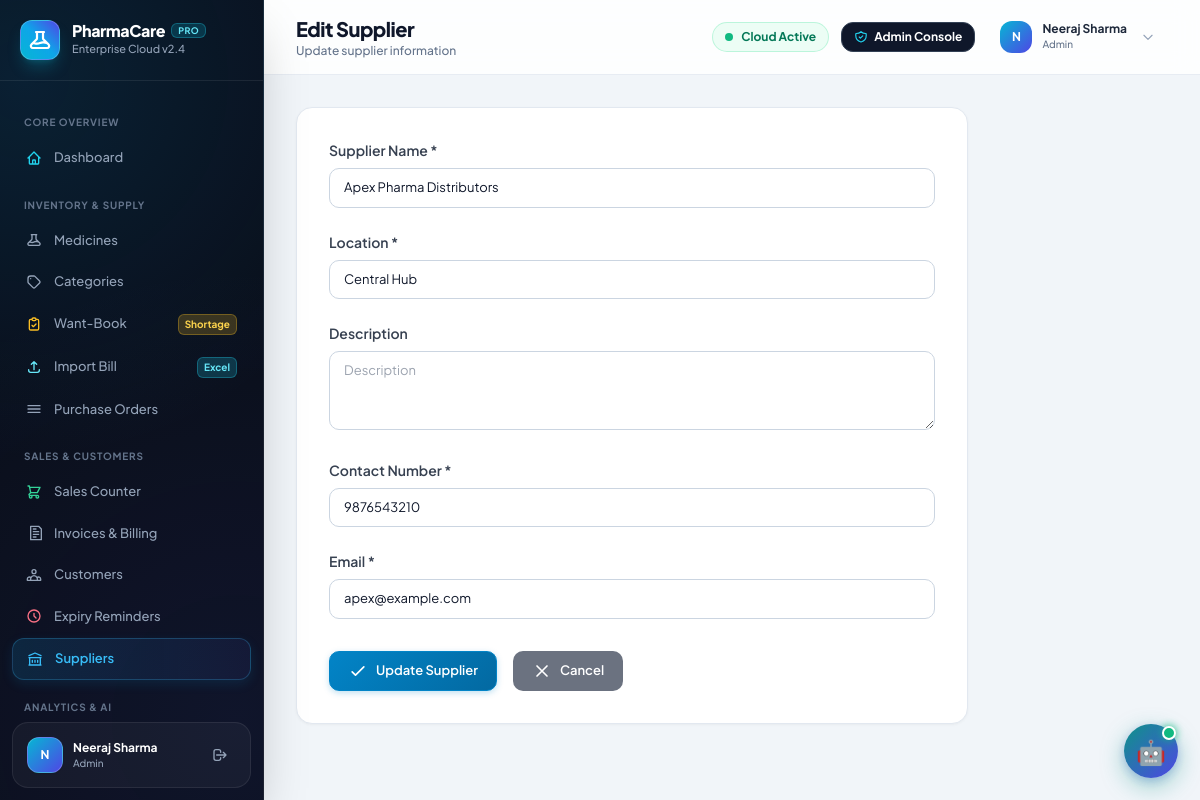
The page /supplier/17/edit/ (signed in) on the database its author committed.
### MediApp/models.py (models this page shows, shortened)
class User(AbstractUser):
    ROLE_CHOICES = [
        ('admin', 'Admin'),
        ('pharmacist', 'Pharmacist'),
        ('assistant', 'Assistant'),
    ]
    role = models.CharField(max_length=20, choices=ROLE_CHOICES, default='assistant')
    contact_number = models.CharField(max_length=15, blank=True)

class Supplier(models.Model):
    name = models.CharField(max_length=100)
    location = models.CharField(max_length=100)
    description = models.TextField(blank=True)
    contact_number = models.CharField(max_length=15)
    email = models.EmailField()
    created_by = models.ForeignKey(
        'User',
        on_delete=models.SET_NULL,
        null=True,
        blank=True,
        related_name='suppliers_created'
    )
    created_at = models.DateTimeField(default=timezone.now)
    updated_at = models.DateTimeField(auto_now=True)
    class Meta:
        ordering = ['-created_at']

### MediApp/views.py (the view)
# urls.py: path('supplier/<int:id>/edit/', views.edit_supplier, name='edit_supplier'),
@pharmacist_or_admin
def edit_supplier(request, id):
    supplier = get_object_or_404(owner_scope_queryset(request, Supplier.objects.all(), 'created_by'), id=id)
    if request.method == 'POST':
        form = SupplierForm(request.POST, instance=supplier)
        if form.is_valid():
            form.save()
            messages.success(request, f'Supplier "{supplier.name}" updated successfully!')
            return redirect('supplier_list')
    else:
        form = SupplierForm(instance=supplier)
    return render(request, 'supplier/edit_supplier.html', {
        'form': form,
        'supplier': supplier
    })

### MediApp/templates/supplier/edit_supplier.html (shortened to what this page needs)
{% extends 'base.html' %}
{% block page_title %}Edit Supplier{% endblock %}
{% block page_subtitle %}Update supplier information{% endblock %}
{% block content %}
<div class="max-w-2xl">
    <div class="card p-8">
        <form method="post">
            <div class="space-y-6">
                <div>
                    <label class="block text-sm font-semibold text-gray-700 mb-2">
                        Supplier Name *
                    </label>
                    {{ form.name }}
                </div>
                <div>
                    <label class="block text-sm font-semibold text-gray-700 mb-2">
                        Location *
                    </label>
                    {{ form.location }}
                </div>
                <div>
                    <label class="block text-sm font-semibold text-gray-700 mb-2">
                        Description
                    </label>
                    {{ form.description }}
                </div>
                <div>
                    <label class="block text-sm font-semibold text-gray-700 mb-2">
                        Contact Number *
                    </label>
                    {{ form.contact_number }}
                </div>
                <div>
                    <label class="block text-sm font-semibold text-gray-700 mb-2">
                        Email *
                    </label>
                    {{ form.email }}
                </div>
            </div>
            <div class="flex gap-4 mt-8">
                <button type="submit" class="btn btn-primary">
                    <svg class="w-5 h-5" fill="none" stroke="currentColor" viewBox="0 0 24 24">
                        <path stroke-linecap="round" stroke-linejoin="round" stroke-width="2" d="M5 13l4 4L19 7"/>
                    </svg>
                    Update Supplier
                </button>
                <a href="{% url 'supplier_list' %}" class="btn bg-gray-500 text-white hover:bg-gray-600">
                    <svg class="w-5 h-5" fill="none" stroke="currentColor" viewBox="0 0 24 24">
                        <path stroke-linecap="round" stroke-linejoin="round" stroke-width="2" d="M6 18L18 6M6 6l12 12"/>
                    </svg>
                    Cancel
                </a>
            </div>
        </form>
    </div>
</div>
{% endblock %}

### MediApp/templates/base.html (shortened to what this page needs)
<!DOCTYPE html>
<html lang="en">
<head>
    <script src="https://cdn.tailwindcss.com"></script>
</head>
<body>
    <aside class="sidebar shadow-2xl" id="sidebar">
        <div class="p-5 border-b border-white/[0.08] flex items-center justify-between">
            <div class="flex items-center gap-3">
                <div class="w-10 h-10 rounded-xl bg-gradient-to-tr from-cyan-500 via-sky-500 to-indigo-600 flex items-center justify-center text-white shadow-lg shadow-cyan-500/25 border border-white/20">
                </div>
                <div>
                    <h1 class="text-base font-extrabold text-white tracking-tight leading-none flex items-center gap-1.5">
                        PharmaCare
                        <span class="text-[9px] font-bold bg-cyan-500/20 text-cyan-300 border border-cyan-400/30 px-1.5 py-0.5 rounded-md uppercase tracking-wider">PRO</span>
                    </h1>
                    <p class="text-[11px] font-medium text-slate-400 mt-0.5">Enterprise Cloud v2.4</p>
                </div>
            </div>
        </div>
        <nav class="flex-1 py-4 overflow-y-auto">
            <div class="nav-section-title">Core Overview</div>
            <a href="{% url 'dashboard' %}"
                class="nav-link {% if request.resolver_match.url_name == 'dashboard' %}active{% endif %}"
                onclick="closeSidebarOnMobile()">
                <svg class="w-4 h-4 text-cyan-400" fill="none" stroke="currentColor" viewBox="0 0 24 24">
                    <path stroke-linecap="round" stroke-linejoin="round" stroke-width="2"
                        d="M3 12l2-2m0 0l7-7 7 7M5 10v10a1 1 0 001 1h3m10-11l2 2m-2-2v10a1 1 0 01-1 1h-3m-6 0a1 1 0 001-1v-4a1 1 0 011-1h2a1 1 0 011 1v4a1 1 0 001 1m-6 0h6" />
                </svg>
                <span>Dashboard</span>
            </a>
            <div class="nav-section-title">Inventory & Supply</div>
            {% if request.user.is_superuser or request.user.role == 'admin' or request.user.role == 'pharmacist' %}
            <a href="{% url 'medicine_list' %}"
                class="nav-link {% if request.resolver_match.url_name == 'medicine_list' or request.resolver_match.url_name == 'add_medicine' or request.resolver_match.url_name == 'edit_medicine' %}active{% endif %}"
                onclick="closeSidebarOnMobile()">
                <span>Medicines</span>
            </a>
            <a href="{% url 'category_list' %}"
                class="nav-link {% if 'categories' in request.path %}active{% endif %}"
                onclick="closeSidebarOnMobile()">
                <svg class="w-4 h-4" fill="none" stroke="currentColor" viewBox="0 0 24 24">
                    <path stroke-linecap="round" stroke-linejoin="round" stroke-width="2"
                        d="M7 7h.01M7 3h5c.512 0 1.024.195 1.414.586l7 7a2 2 0 010 2.828l-7 7a2 2 0 01-2.828 0l-7-7A1.994 1.994 0 013 12V7a4 4 0 014-4z" />
                </svg>
                <span>Categories</span>
            </a>
            {% endif %}
            <a href="{% url 'want_book_list' %}"
                class="nav-link {% if 'want-book' in request.path %}active{% endif %}"
                onclick="closeSidebarOnMobile()">
                <svg class="w-4 h-4 text-amber-400" fill="none" stroke="currentColor" viewBox="0 0 24 24">
                    <path stroke-linecap="round" stroke-linejoin="round" stroke-width="2"
                        d="M9 5H7a2 2 0 00-2 2v12a2 2 0 002 2h10a2 2 0 002-2V7a2 2 0 00-2-2h-2M9 5a2 2 0 002 2h2a2 2 0 002-2M9 5a2 2 0 012-2h2a2 2 0 012 2m-6 9l2 2 4-4" />
                </svg>
                <span>Want-Book</span>
                <span class="ml-auto text-[10px] font-bold bg-amber-400/20 text-amber-300 border border-amber-400/30 px-1.5 py-0.5 rounded-md">Shortage</span>
            </a>
            <a href="{% url 'purchase_bill_import' %}"
                class="nav-link {% if 'purchase-bill' in request.path %}active{% endif %}"
                onclick="closeSidebarOnMobile()">
                <svg class="w-4 h-4 text-cyan-300" fill="none" stroke="currentColor" viewBox="0 0 24 24">
                    <path stroke-linecap="round" stroke-linejoin="round" stroke-width="2"
                        d="M4 16v1a3 3 0 003 3h10a3 3 0 003-3v-1m-4-8l-4-4m0 0L8 8m4-4v12" />
                </svg>
                <span>Import Bill</span>
                <span class="ml-auto text-[10px] font-bold bg-cyan-400/20 text-cyan-300 border border-cyan-400/30 px-1.5 py-0.5 rounded-md">Excel</span>
            </a>
            <a href="{% url 'purchase_order_list' %}"
                class="nav-link {% if 'purchase-orders' in request.path %}active{% endif %}"
                onclick="closeSidebarOnMobile()">
                <svg class="w-4 h-4" fill="none" stroke="currentColor" viewBox="0 0 24 24">
                    <path stroke-linecap="round" stroke-linejoin="round" stroke-width="2" d="M3 7h18M3 12h18M3 17h18" />
                </svg>
                <span>Purchase Orders</span>
            </a>
            <div class="nav-section-title">Sales & Customers</div>
            <a href="{% url 'sales_list' %}"
                class="nav-link {% if 'sales' in request.path %}active{% endif %}"
                onclick="closeSidebarOnMobile()">
                <span>Sales Counter</span>
            </a>
            <a href="{% url 'invoice_history' %}"
                class="nav-link {% if 'billing' in request.path or request.resolver_match.url_name == 'invoice_detail' %}active{% endif %}"
                onclick="closeSidebarOnMobile()">
                <svg class="w-4 h-4" fill="none" stroke="currentColor" viewBox="0 0 24 24">
                    <path stroke-linecap="round" stroke-linejoin="round" stroke-width="2"
                        d="M7 2h12l4 4v16H7zM11 10h8M11 14h8M11 18h4M11 6h4" />
                </svg>
                <span>Invoices & Billing</span>
            </a>
            <a href="{% url 'customer_list' %}"
                class="nav-link {% if 'customer' in request.path and 'expiry-reminders' not in request.path %}active{% endif %}"
                onclick="closeSidebarOnMobile()">
                <span>Customers</span>
            </a>
            <a href="{% url 'expiry_reminder_list' %}"
                class="nav-link {% if 'expiry-reminders' in request.path %}active{% endif %}"
                onclick="closeSidebarOnMobile()">
                <svg class="w-4 h-4 text-rose-400" fill="none" stroke="currentColor" viewBox="0 0 24 24">
                    <path stroke-linecap="round" stroke-linejoin="round" stroke-width="2"
                        d="M12 8v4l3 3m6-3a9 9 0 11-18 0 9 9 0 0118 0z" />
                </svg>
                <span>Expiry Reminders</span>
            </a>
            {% if request.user.is_superuser or request.user.role == 'admin' or request.user.role == 'pharmacist' %}
            <a href="{% url 'supplier_list' %}"
                class="nav-link {% if 'supplier' in request.path %}active{% endif %}"
                onclick="closeSidebarOnMobile()">
                <svg class="w-4 h-4" fill="none" stroke="currentColor" viewBox="0 0 24 24">
                    <path stroke-linecap="round" stroke-linejoin="round" stroke-width="2"
                        d="M8 14v3m4-3v3m4-3v3M3 21h18M3 10h18M3 7l9-4 9 4M4 10h16v11H4V10z" />
                </svg>
                <span>Suppliers</span>
            </a>
            {% endif %}
            {% if request.user.is_superuser or request.user.role == 'admin' or request.user.role == 'pharmacist' or request.user.role == 'assistant' %}
            <div class="nav-section-title">Analytics & AI</div>
            {% endif %}
        </nav>
        <div class="p-3.5 mx-3 mb-3 bg-white/[0.04] border border-white/[0.08] rounded-2xl flex items-center justify-between">
            <div class="flex items-center gap-2.5 min-w-0">
                <div class="w-9 h-9 rounded-xl bg-gradient-to-br from-cyan-500 to-indigo-600 flex items-center justify-center text-white font-bold text-xs flex-shrink-0 shadow-sm border border-white/20">
                    {{ user.first_name.0|default:user.username.0|upper }}
                </div>
                <div class="min-w-0 flex-1">
                    <p class="text-xs font-bold text-white truncate">{{ user.get_full_name|default:user.username }}</p>
                    <p class="text-[10px] font-medium text-slate-400 truncate">{{ user.get_role_display|default:"User" }}</p>
                </div>
            </div>
            <a href="{% url 'logout' %}" title="Logout" class="p-2 text-slate-400 hover:text-rose-400 hover:bg-white/[0.06] rounded-xl transition">
                <svg class="w-4 h-4" fill="none" stroke="currentColor" viewBox="0 0 24 24">
                    <path stroke-linecap="round" stroke-linejoin="round" stroke-width="2" d="M17 16l4-4m0 0l-4-4m4 4H7m6 4v1a3 3 0 01-3 3H6a3 3 0 01-3-3V7a3 3 0 013-3h4a3 3 0 013 3v1" />
                </svg>
            </a>
        </div>
    </aside>
    <div class="main-content" id="mainContent">
        <header class="bg-white/85 backdrop-blur-md border-b border-slate-200/80 px-4 md:px-8 py-3.5 sticky top-0 z-40 transition-all">
            <div class="flex justify-between items-center">
                <div class="flex items-center gap-4">
                    <div>
                        <h2 class="text-lg md:text-xl font-extrabold text-slate-900 tracking-tight">{% block page_title %}Dashboard{% endblock %}</h2>
                        <p class="text-xs font-medium text-slate-500 hidden sm:block">{% block page_subtitle %}Overview of your pharmacy operations{% endblock %}</p>
                    </div>
                </div>
                <div class="flex items-center gap-3">
                    <div class="hidden lg:flex items-center gap-2 px-3 py-1.5 bg-emerald-50 text-emerald-700 border border-emerald-200/70 rounded-full text-xs font-bold">
                        <span class="w-2 h-2 rounded-full bg-emerald-500 animate-pulse"></span>
                        <span>Cloud Active</span>
                    </div>
                    {% if request.user.is_superuser or request.user.role == 'admin' %}
                    <a href="{% url 'admin:index' %}" title="Open Django Admin Portal"
                        class="hidden sm:inline-flex items-center gap-1.5 px-3 py-1.5 bg-slate-900 hover:bg-slate-800 text-white rounded-xl text-xs font-bold shadow-xs transition border border-slate-700 hover:border-cyan-400">
                        <span>Admin Console</span>
                    </a>
                    {% endif %}
                    <div class="user-dropdown relative">
                        <button onclick="toggleDropdown()"
                            class="flex items-center gap-2.5 px-3 py-1.5 rounded-xl hover:bg-slate-100 transition border border-transparent hover:border-slate-200">
                            <div class="w-8 h-8 rounded-xl bg-gradient-to-br from-cyan-500 to-indigo-600 flex items-center justify-center text-white font-bold text-xs shadow-xs">
                                {{ user.first_name.0|default:user.username.0|upper }}
                            </div>
                            <div class="text-left hidden md:block">
                                <p class="font-bold text-slate-800 text-xs leading-none">{{ user.get_full_name|default:user.username }}</p>
                                <p class="text-[10px] font-medium text-slate-500 mt-0.5">{{ user.get_role_display }}</p>
                            </div>
                            <svg class="w-3.5 h-3.5 text-slate-400 ml-1" fill="none" stroke="currentColor" viewBox="0 0 24 24">
                                <path stroke-linecap="round" stroke-linejoin="round" stroke-width="2" d="M19 9l-7 7-7-7" />
                            </svg>
                        </button>
                    </div>
                </div>
            </div>
        </header>
        <main class="flex-1 p-3.5 sm:p-5 md:p-8 transition-all">
            {% block content %}
            {% endblock %}
        </main>
    </div>
    {% if request.user.is_authenticated %}
    <button id="medibot-fab" onclick="medibotToggle()" title="MediBot — AI Pharmacy Assistant"
        aria-label="Open MediBot">
        🤖
        <span class="fab-badge"></span>
    </button>
    {% endif %}
</body>
</html>

### rows shown on the page
User: first_name.0 "N", get_full_name "Neeraj Sharma", role "Admin"
Supplier: name "Apex Pharma Distributors", location "Central Hub", contact_number "9876543210", email "apex@example.com"
